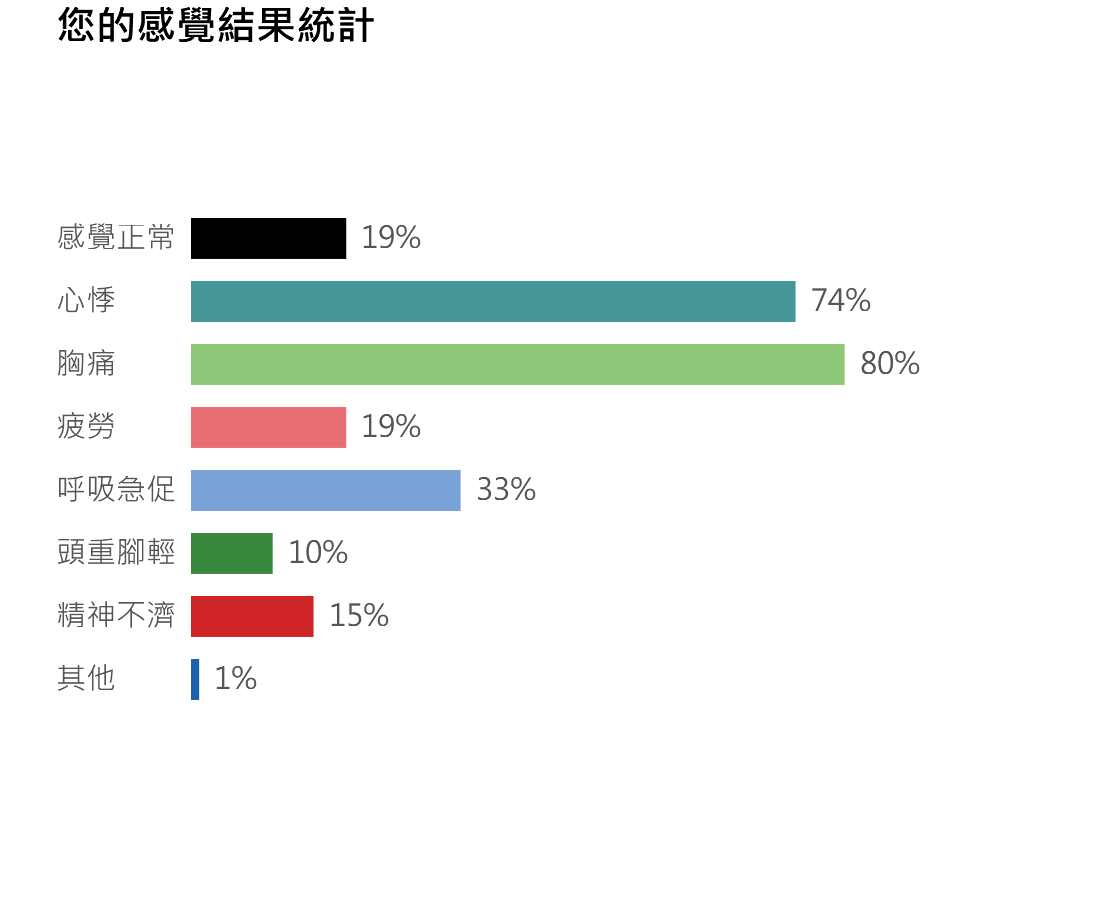

Python code for this plot:
# -*- coding: utf-8 -*-
"""
Created on Sat Dec  5 17:43:29 2020

@author: herpy
"""


from cairosvg import svg2png
import numpy as np

graph_width = 1120

graph_height = 920

y_range = np.arange(30,190,10)
x_range= ["10/"+str(x)  for x in range(10,17)]


caption_font_size = 40
label_font_size = 30

font_family = 'Microsoft JhengHei ,sans-serif '

category_label = ['感覺正常', '心悸' , '胸痛' , '疲勞' , '呼吸急促', '頭重腳輕' , '精神不濟' , '其他']
label_max_char_size = 4
category_value = [19, 74, 80 ,19, 33, 10, 15, 1]
caption_font_h = caption_font_size*2
bar_margin = (graph_height-caption_font_h)*0.2
bar_total_h = (graph_height-caption_font_h)*0.6
bar_h = (bar_total_h/len(category_label))
bar_h2 = bar_h*0.65
bar_Max_w = (graph_width*0.85)-label_font_size*(label_max_char_size+0.5)

svg_code = "<?xml version='1.0' standalone='no'?>"

svg_code += "<svg width='%.2f' height='%.2f' version='1.1' xmlns='http://www.w3.org/2000/svg'>" %(graph_width , graph_height)
svg_code += "<defs> <style type='text/css'><![CDATA["
svg_code += ".bar { height: 21px;}"
svg_code += ".label {font-family:Microsoft JhengHei ,sans-serif ; font-size: %d;}" %(label_font_size)
svg_code += ".lenged { font-family:Microsoft JhengHei ,sans-serif ; fill: #555; font-size:%d;}" %(label_font_size)
svg_code +=  ".figcaption {font-family:Microsoft JhengHei, sans-serif; font-size:%d; font-weight: bold; color: #000; margin-bottom: 20px; }" %(caption_font_size)
svg_code +=  ".feeling1 { fill: #449697;} .feeling2{ fill: #8fc779;} .feeling3{ fill: #e76f73; } .feeling4{fill: #79a3d7;} .feeling5{fill: #37873c;} .feeling6{fill: #d02526;} .feeling7{fill: #1c61ae;} .feeling8{fill: #040000;}"

svg_code += "]]></style></defs>"

x = graph_width*0.05
y = caption_font_size
svg_code +="<text class = 'figcaption' x='%.2f' y='%.2f'>%s</text>" %(x, y, "您的感覺結果統計")

y = caption_font_h + bar_margin
bar_code = ""
for i in range(len(category_label)):
    bar_code += "<g class='bar'>" 
    y = caption_font_h + bar_margin + (bar_h*i)
    x = graph_width*0.05
    bar_code += "<text class = 'lenged' x='%.2f' y='%.2f'>%s</text>" %(x, y, category_label[i])
    x += label_font_size*(label_max_char_size+0.5)
    bar_w = category_value[i]/100*bar_Max_w
    bar_code += "<rect class = 'feeling%d' width='%.2f' height='%.2f' x = '%.2f' y = '%.2f' ></rect>" %(i, bar_w , bar_h2, x , y-label_font_size)
    x += bar_w+label_font_size*0.5
    bar_code += "<text class = 'lenged' x='%.2f' y='%.2f'>%s</text>" %(x, y, str(category_value[i]) + '%')
    bar_code += '</g>'

svg_code += bar_code
svg_code += "</svg>"

svg2png(bytestring=svg_code,write_to='bar_chart.png')

#svg2svg(bytestring=svg_code,write_to='output.svg')

f = open("bar_chart.svg",'w')
f.write(svg_code.replace('\n', '').replace("\'", "'"))
f.close()
